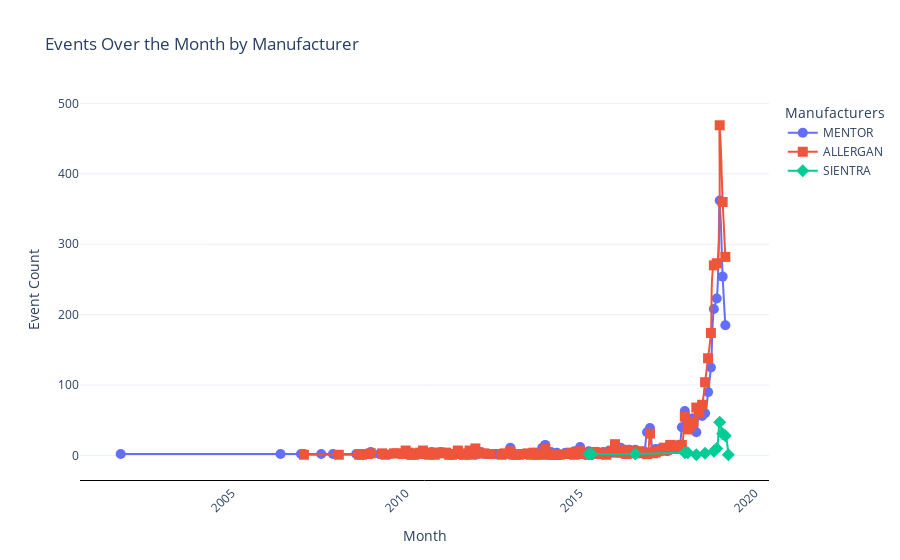

Notebook code for this chart:
### Code cell
import pandas as pd
import plotly.graph_objects as go

# Load your data
data = pd.read_csv(r"C:\Users\raksh\OneDrive\Desktop\Rakshita Sataraddi\adverk\adverse_events.csv")

# Ensure the 'Date of Event' column is in datetime format
data['Date of Event'] = pd.to_datetime(data['Date of Event'], errors='coerce')

# Drop rows with invalid dates
data = data.dropna(subset=['Date of Event'])

# Group data by month and manufacturer, and count events
data['Month'] = data['Date of Event'].dt.to_period('M')
monthly_data = data.groupby(['Month', 'Manufacturer Name']).size().reset_index(name='Event Count')

# Create a wave-like graph using Plotly
fig = go.Figure()

# Define a list of distinct markers for different manufacturers
markers = ['circle', 'square', 'diamond', 'triangle-up', 'triangle-down', 'cross', 'x', 'star', 'hexagon', 'hourglass']

# Add a line for each manufacturer
for i, manufacturer in enumerate(monthly_data['Manufacturer Name'].unique()):
    manufacturer_data = monthly_data[monthly_data['Manufacturer Name'] == manufacturer]
    fig.add_trace(go.Scatter(
        x=manufacturer_data['Month'].astype(str),
        y=manufacturer_data['Event Count'],
        mode='lines+markers',
        name=manufacturer,
        line_shape='spline',  # Smooth the lines
        marker=dict(symbol=markers[i % len(markers)], size=10),
        hovertemplate=f'<b>{manufacturer}</b><br>Month: %{{x}}<br>Event Count: %{{y}}<extra></extra>'
    ))

# Customize layout for better visibility
fig.update_layout(
    title="Events Over the Month by Manufacturer",
    xaxis_title="Month",
    yaxis_title="Event Count",
    template="plotly_white",
    xaxis=dict(
        showgrid=False,
        showline=True,
        linewidth=1,
        linecolor='black',
        tickangle=-45
    ),
    yaxis=dict(
        showgrid=True,
        zeroline=False
    ),
    legend_title="Manufacturers",
    font=dict(size=12),
    hovermode="x unified"
)

# Show the plot
fig.show()

### Figure 1 — Plotly figure (JSON) as saved in the notebook; plotly's stock layout.template omitted (floating-point values rounded to 4 significant figures)
{"data": [{"hovertemplate": "<b>MENTOR</b><br>Month: %{x}<br>Event Count: %{y}<extra></extra>", "line": {"shape": "spline"}, "marker": {"size": 10, "symbol": "circle"}, "mode": "lines+markers", "name": "MENTOR", "type": "scatter", "x": ["2001-11", "2006-06", "2007-01", "2007-02", "2007-08", "2007-12", "2008-08", "2008-09", "2008-10", "2009-01", "2009-04", "2009-08", "2009-12", "2010-01", "2010-02", "2010-03", "2010-06", "2010-07", "2010-10", "2010-12", "2011-01", "2011-02", "2011-03", "2011-05", "2011-06", "2011-07", "2011-08", "2011-10", "2011-12", "2012-01", "2012-02", "2012-03", "2012-04", "2012-06", "2012-08", "2012-09", "2012-10", "2012-12", "2013-01", "2013-02", "2013-04", "2013-05", "2013-06", "2013-07", "2013-08", "2013-09", "2013-12", "2014-01", "2014-02", "2014-03", "2014-05", "2014-08", "2014-09", "2014-10", "2014-11", "2014-12", "2015-01", "2015-03", "2015-04", "2015-05", "2015-06", "2015-07", "2015-08", "2015-09", "2015-11", "2015-12", "2016-01", "2016-02", "2016-03", "2016-04", "2016-05", "2016-06", "2016-08", "2016-10", "2016-11", "2016-12", "2017-01", "2017-02", "2017-03", "2017-04", "2017-05", "2017-06", "2017-07", "2017-08", "2017-09", "2017-10", "2017-11", "2017-12", "2018-01", "2018-02", "2018-03", "2018-04", "2018-05", "2018-06", "2018-07", "2018-08", "2018-09", "2018-10", "2018-11", "2018-12", "2019-01", "2019-02", "2019-03"], "y": [2, 2, 2, 2, 2, 2, 2, 2, 2, 5, 2, 2, 2, 2, 1, 2, 2, 2, 5, 4, 5, 4, 2, 1, 3, 2, 1, 1, 2, 6, 2, 5, 2, 2, 2, 2, 2, 2, 11, 3, 2, 2, 2, 2, 2, 4, 11, 15, 3, 5, 4, 4, 2, 4, 6, 5, 12, 1, 6, 1, 2, 4, 3, 5, 7, 4, 15, 10, 11, 2, 3, 8, 8, 3, 6, 33, 39, 6, 9, 5, 11, 10, 6, 13, 12, 14, 14, 40, 63, 43, 52, 53, 33, 57, 56, 60, 90, 125, 208, 223, 362, 254, 185]}, {"hovertemplate": "<b>ALLERGAN</b><br>Month: %{x}<br>Event Count: %{y}<extra></extra>", "line": {"shape": "spline"}, "marker": {"size": 10, "symbol": "square"}, "mode": "lines+markers", "name": "ALLERGAN", "type": "scatter", "x": ["2007-02", "2008-02", "2008-09", "2008-10", "2008-12", "2009-01", "2009-05", "2009-06", "2009-09", "2009-10", "2009-12", "2010-01", "2010-02", "2010-03", "2010-04", "2010-05", "2010-06", "2010-07", "2010-08", "2010-09", "2010-10", "2010-11", "2011-01", "2011-02", "2011-03", "2011-04", "2011-05", "2011-06", "2011-07", "2011-08", "2011-09", "2011-10", "2011-11", "2011-12", "2012-01", "2012-02", "2012-04", "2012-06", "2012-10", "2012-11", "2013-01", "2013-02", "2013-03", "2013-04", "2013-06", "2013-07", "2013-08", "2013-09", "2013-10", "2013-11", "2014-01", "2014-02", "2014-03", "2014-04", "2014-05", "2014-06", "2014-09", "2014-10", "2014-11", "2015-01", "2015-02", "2015-04", "2015-05", "2015-06", "2015-07", "2015-08", "2015-09", "2015-10", "2015-12", "2016-01", "2016-02", "2016-03", "2016-04", "2016-05", "2016-06", "2016-07", "2016-08", "2016-09", "2016-10", "2016-12", "2017-01", "2017-02", "2017-03", "2017-04", "2017-05", "2017-06", "2017-07", "2017-08", "2017-09", "2017-10", "2017-11", "2017-12", "2018-01", "2018-02", "2018-03", "2018-04", "2018-05", "2018-06", "2018-07", "2018-08", "2018-09", "2018-10", "2018-11", "2018-12", "2019-01", "2019-02", "2019-03"], "y": [1, 1, 1, 1, 2, 3, 3, 1, 3, 3, 2, 7, 4, 1, 1, 3, 4, 7, 2, 1, 4, 1, 4, 3, 4, 1, 1, 2, 7, 3, 1, 2, 7, 1, 10, 3, 3, 2, 1, 3, 6, 1, 1, 1, 2, 3, 1, 4, 1, 1, 9, 1, 1, 1, 1, 1, 2, 4, 1, 6, 2, 1, 3, 5, 4, 2, 3, 1, 6, 16, 4, 4, 8, 2, 5, 6, 3, 6, 5, 2, 31, 3, 4, 6, 7, 11, 8, 15, 10, 14, 12, 15, 55, 37, 41, 47, 68, 61, 72, 104, 138, 174, 270, 273, 469, 360, 282]}, {"hovertemplate": "<b>SIENTRA</b><br>Month: %{x}<br>Event Count: %{y}<extra></extra>", "line": {"shape": "spline"}, "marker": {"size": 10, "symbol": "diamond"}, "mode": "lines+markers", "name": "SIENTRA", "type": "scatter", "x": ["2015-04", "2015-05", "2016-08", "2018-01", "2018-02", "2018-05", "2018-08", "2018-11", "2018-12", "2019-01", "2019-02", "2019-03", "2019-04"], "y": [2, 2, 2, 4, 4, 1, 3, 6, 10, 47, 31, 28, 1]}], "layout": {"font": {"size": 12}, "hovermode": "x unified", "legend": {"title": {"text": "Manufacturers"}}, "title": {"text": "Events Over the Month by Manufacturer"}, "xaxis": {"linecolor": "black", "linewidth": 1, "showgrid": false, "showline": true, "tickangle": -45, "title": {"text": "Month"}}, "yaxis": {"showgrid": true, "title": {"text": "Event Count"}, "zeroline": false}}}
